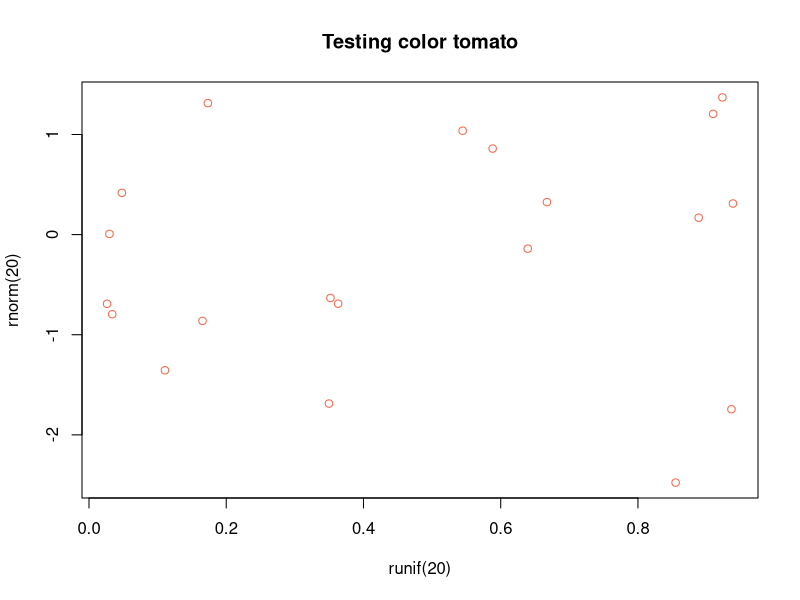

The R source for this figure:
## ---- chunk 1
knitr::opts_chunk$set(echo = TRUE)
## ---- chunk 2
head(USArrests)
states <- rownames(USArrests)
head(states)
## ---- chunk 3
# There’s a special wrapper around paste() called paste0() which is equivalent to paste(..., sep = "")
# Collapse puts it into the same string
## ---- chunk 4
nchar(states)
## ---- chunk 5
tolower(states)
toupper(states)
casefold(states)
casefold(states, upper = TRUE)
## ---- chunk 6
num_chars <- nchar(states)
## ---- chunk 7
paste(head(states), "=", head(num_chars))
## ---- chunk 8
paste(head(states), collapse = '')
## ---- chunk 9
factorial(num_chars[1])
## ---- chunk 10
substr(states, 1, 3)
substr(states, num_chars - 2, num_chars)
paste0(substr(states, 1, 1), substr(states, num_chars - 2, num_chars))
## ---- chunk 11
char_freqs = table(num_chars)
char_num = as.numeric(names(char_freqs))
states_list = vector("list", length(char_num))

for (i in 1:length(char_freqs)) {
  state = paste(states[num_chars == char_num[i]], collapse = ", ")
  if (char_num[i] %% 2 == 0) {
    states_list[[i]] <- toupper(state)
  } else {
    states_list[[i]] <- tolower(state)
  }
}

## ---- chunk 12
head(states_list)
## ---- chunk 13
to_celsius <- function(x = 1) {
  (x - 32) * (5/9)
}

to_kelvin <- function(x = 1) {
  (x + 459.67) * (5/9)
}

to_reaumur <- function(x = 1) {
  (x - 32) * (4/9)
}

to_rankine <- function(x = 1) {
  x + 459.67
}

temp_convert <- function(x = 1, to = "celsius") {
  to = tolower(to)
  switch(to,
         "celsius" = to_celsius(x),
         "kelvin" = to_kelvin(x),
         "reaumur" = to_reaumur(x),
         "rankine" = to_rankine(x))
}

temp_convert(30, 'celsius')
temp_convert(30, 'Celsius')
temp_convert(30, 'CELSIUS')
## ---- chunk 14
files = paste("file", 1:10, ".csv", sep ="")
paste0("file", 1:10, ".csv")

for (i in 1:10) {
  files[i] = paste("file", i, ".csv", sep ="")
}

## ---- chunk 15
# paste(files, switch(substr(files, 1, 4), "dataset"))
dataset = rep(0, length(files))
for (i in length(files)) {
  dataset[i] = switch(substr(files[i], 1, 4), "dataset")
}

dataset

## ---- chunk 16
# cat() is to write contents to a text file
# the first call to cat() does not include the argument append. The rest of the calls do include append = TRUE. If you don't, deletes the previous commands.
# \n: enter. (single space)

outfile <- "output.txt"

# writing to 'outfile.txt'
cat("---", file = "output.txt")
cat('\ntitle: "Some title"', file = "output.txt", append = TRUE)
cat('\nauthor: "Your Name"', file = "output.txt", append = TRUE)
cat('\ndate: "today\'s date"', file = "output.txt", append = TRUE)
cat('\noutput: "html_document"', file = "output.txt", append = TRUE)
cat("\n---", file = "output.txt", append = TRUE)
cat("\n\nThis is the first line", file = outfile, append = TRUE)
# insert new line
cat("\n", file = outfile, append = TRUE)
cat("A 2nd line", file = "output.txt", append = TRUE)
# insert 2 new lines
cat("\n\n", file = outfile, append = TRUE)
cat("\nThe quick brown fox jumps over the lazy dog\n",
    file = outfile, append = TRUE)
## ---- chunk 17
is_color = function(word) {
  word %in% colors()
}
is_color('yellow')  # TRUE

is_color('blu')     # FALSE

is_color('turkuoise') # FALSE
## ---- chunk 18
colplot = function(col) {
  if (is_color(col) == FALSE) {
    stop("invalid color blu")
  }
  else {
    plot(x = runif(20), y = rnorm(20), col = col)
    title(paste('Testing color', col))
  }
}

colplot('tomato')
